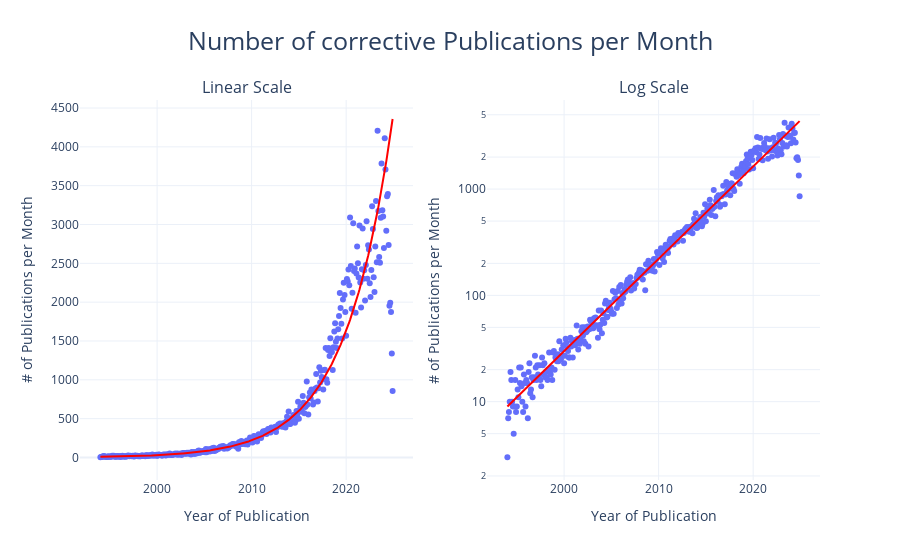

The notebook cell this image was saved under:
### Code cell
df_corrective = df_complete[~df_complete["id"].str.endswith("v1")]
plot_general_development(df_corrective, "corrective", "M")

### Figure 1 — Plotly figure (JSON) as saved in the notebook; plotly's stock layout.template omitted (floating-point values rounded to 4 significant figures; data arrays with more than 128 entries replaced by an {"elided": "..."} marker saying what was removed)
{"data": [{"hovertemplate": "period=%{x}<br>count=%{y}<extra></extra>", "legendgroup": "", "marker": {"color": "#636efa", "symbol": "circle"}, "mode": "markers", "name": "", "orientation": "v", "showlegend": false, "type": "scatter", "x": {"elided": "372 str values"}, "xaxis": "x", "y": {"elided": "372 int values"}, "yaxis": "y"}, {"hovertemplate": "<b>OLS trendline</b><br>log10(count) = 2.75104e-09 * period + -1.12824<br>R<sup>2</sup>=0.983217<br><br>period=%{x}<br>count=%{y} <b>(trend)</b><extra></extra>", "legendgroup": "", "line": {"color": "red"}, "marker": {"color": "#636efa", "symbol": "circle"}, "mode": "lines", "name": "", "showlegend": false, "type": "scatter", "x": {"elided": "372 str values"}, "xaxis": "x", "y": {"elided": "372 float values"}, "yaxis": "y"}, {"hovertemplate": "period=%{x}<br>count=%{y}<extra></extra>", "legendgroup": "", "marker": {"color": "#636efa", "symbol": "circle"}, "mode": "markers", "name": "", "orientation": "v", "showlegend": false, "type": "scatter", "x": {"elided": "372 str values"}, "xaxis": "x2", "y": {"elided": "372 int values"}, "yaxis": "y2"}, {"hovertemplate": "<b>OLS trendline</b><br>log10(count) = 2.75104e-09 * period + -1.12824<br>R<sup>2</sup>=0.983217<br><br>period=%{x}<br>count=%{y} <b>(trend)</b><extra></extra>", "legendgroup": "", "line": {"color": "red"}, "marker": {"color": "#636efa", "symbol": "circle"}, "mode": "lines", "name": "", "showlegend": false, "type": "scatter", "x": {"elided": "372 str values"}, "xaxis": "x2", "y": {"elided": "372 float values"}, "yaxis": "y2"}], "layout": {"annotations": [{"font": {"size": 16}, "showarrow": false, "text": "Linear Scale", "x": 0.225, "xanchor": "center", "xref": "paper", "y": 1, "yanchor": "bottom", "yref": "paper"}, {"font": {"size": 16}, "showarrow": false, "text": "Log Scale", "x": 0.775, "xanchor": "center", "xref": "paper", "y": 1, "yanchor": "bottom", "yref": "paper"}], "title": {"font": {"size": 25}, "text": "Number of corrective Publications per Month", "x": 0.5}, "xaxis": {"anchor": "y", "domain": [0, 0.45], "title": {"text": "Year of Publication"}}, "xaxis2": {"anchor": "y2", "domain": [0.55, 1], "title": {"text": "Year of Publication"}}, "yaxis": {"anchor": "x", "domain": [0, 1], "title": {"text": "# of Publications per Month"}, "type": "linear"}, "yaxis2": {"anchor": "x2", "domain": [0, 1], "title": {"text": "# of Publications per Month"}, "type": "log"}}}
